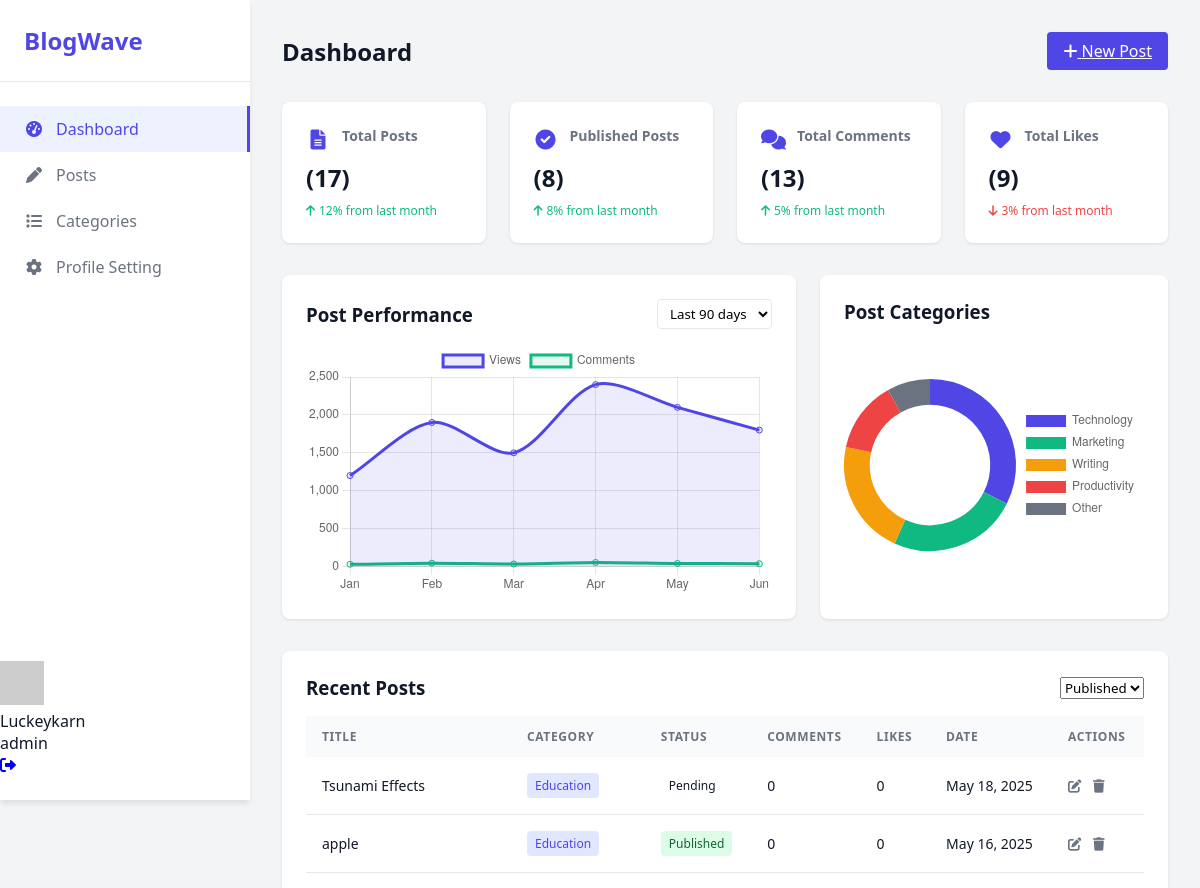
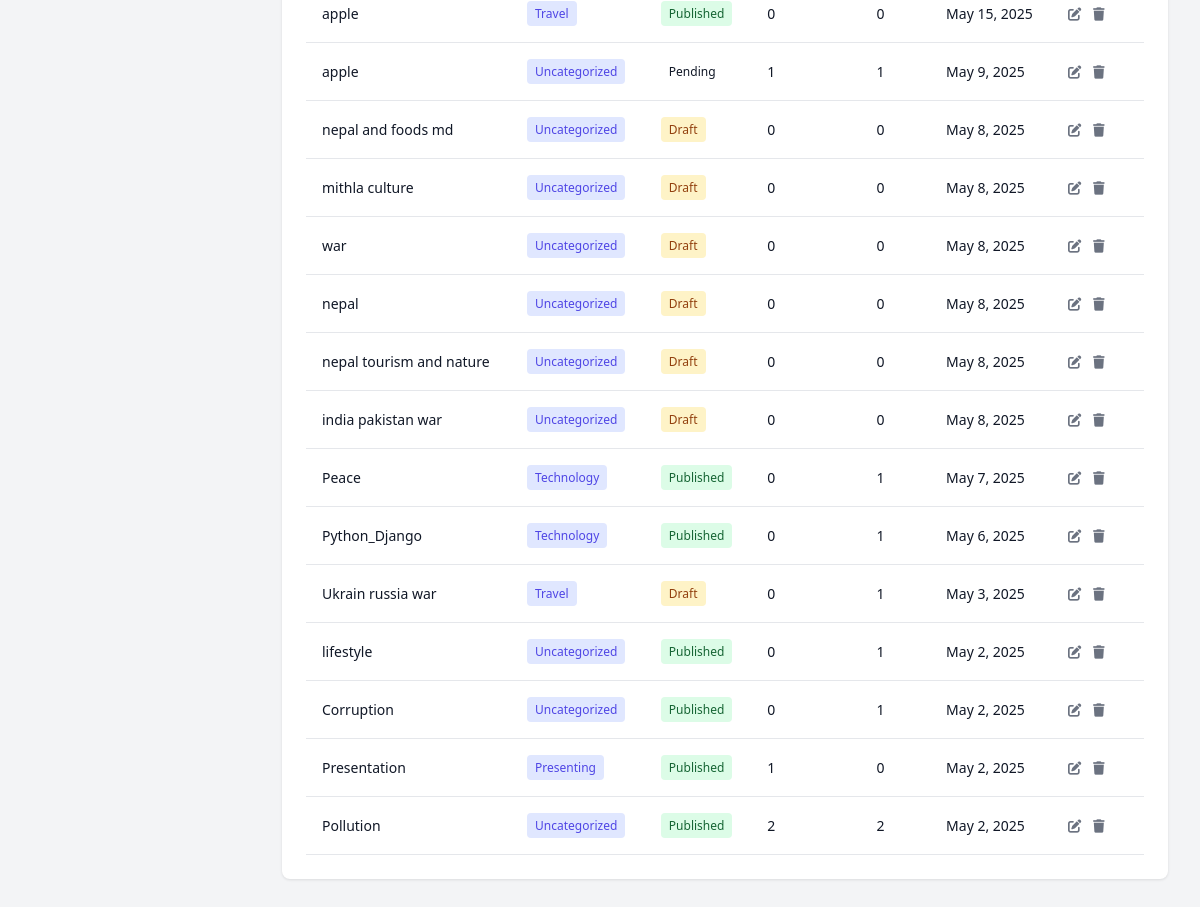
/adminpanel/ (signed in), run on the app's committed database (2 pictures, top to bottom).
### account/models.py (models this page shows, shortened)
class CustomUser(AbstractUser):
    email = models.EmailField(unique=True)
    ROLE_CHOICES = (
        ('admin', 'Admin'),
        ('author', 'Author'),
        ('user', 'User'),
    )
    role = models.CharField(max_length=10, choices=ROLE_CHOICES)
    GENDER_CHOICES = (
        ('male', 'Male'),
        ('female', 'Female'),
        ('others', 'Others'),
    )
    gender = models.CharField(max_length=10, choices=GENDER_CHOICES)
    profile_picture = models.ImageField(upload_to="account")
    bio = models.TextField(max_length=255,blank=True)
    USERNAME_FIELD = "email"
    REQUIRED_FIELDS = ['username']

### blogs/models.py (models this page shows, shortened)
class Blogs(models.Model):
    STATUS_CHOICES = (
        ('draft', 'Draft'),
        ('published', 'Published'),
        ('pending', 'Pending'),
        ('archived', 'Archived'),
    )
    status = models.CharField(max_length=10, choices=STATUS_CHOICES, default='draft')
    title = models.CharField(max_length=200)
    slug = models.SlugField(unique=True)
    content = models.TextField(blank=True,null=True)
    cover_image = models.ImageField(upload_to='covers/', blank=True, null=True)
    author = models.ForeignKey(CustomUser, on_delete=models.CASCADE,related_name='posts')
    status = models.CharField(max_length=10, choices=STATUS_CHOICES, default='draft')
    tags = TaggableManager()
    created_at = models.DateTimeField(auto_now_add=True)  # Automatically set on creation
    updated_at = models.DateTimeField(auto_now=True)      # Automatically set on update
    category = models.ForeignKey(Category, on_delete=models.SET_NULL, null=True, blank=True, related_name='blogs')

### adminpanel/models.py (models this page shows, shortened)
class Category(models.Model):
    name = models.CharField(max_length=100, unique=True)
    class Meta:
        verbose_name_plural = "Categories"
        ordering = ['name']

### adminpanel/views.py (the view)
# urls.py: path('', views.author_dashboard, name='author_dashboard'),
@login_required
def author_dashboard(request):
    selected_status = request.GET.get('status', '')
    blogs = Blogs.objects.filter(author=request.user).order_by('-created_at')
    if selected_status in ['published', 'draft', 'pending', 'archived']:
        blogs = blogs.filter(status=selected_status)
    published_count = blogs.filter(status='published').count()
    draft_count = blogs.filter(status='draft').count()
    context = {
        'blogs': blogs,
        'selected_status': selected_status,
        'published_count': published_count,
        'draft_count': draft_count,
        'include_navbar': True,  # Flag to control navbar inclusion
    }
    return render(request, 'author_dashboard.html', context)

### adminpanel/templates/author_dashboard.html (shortened to what this page needs)
{% extends "master.html" %}
    {% block style %}
    <link rel="stylesheet" href="https://cdnjs.cloudflare.com/ajax/libs/font-awesome/6.0.0-beta3/css/all.min.css">
{% endblock %}
{% block body %}
    <main class="main-content">
        <header class="header">
            <h1 class="page-title">Dashboard</h1>
            <a href="{% url 'add_post' %}" class="btn btn-primary">
                <i class="fas fa-plus"></i> New Post
            </a>
        </header>
        <div class="stats-container">
            <div class="stat-card">
                <div class="stat-header">
                    <i class="fas fa-file-alt stat-icon"></i>
                    <h3>Total Posts</h3>
                    {% if request.user.is_authenticated %}
                </div>
                <div class="value">({{user.posts.count}})</div>
                <div class="trend up">
                    <i class="fas fa-arrow-up"></i> 12% from last month
                    {% endif %}
                </div>
            </div>
            <div class="stat-card">
                <div class="stat-header">
                    <i class="fas fa-check-circle stat-icon"></i>
                    <h3>Published Posts</h3>
                </div>
                <div class="value">({{ published_count }})</div>
                <div class="trend up">
                    <i class="fas fa-arrow-up"></i> 8% from last month
                </div>
            </div>
            <div class="stat-card">
                <div class="stat-header">
                    <i class="fas fa-comments stat-icon"></i>
                    <h3>Total Comments</h3>
                </div>
                <div class="value">({{user.user_comments.count}})</div>
                <div class="trend up">
                    <i class="fas fa-arrow-up"></i> 5% from last month
                </div>
            </div>
            <div class="stat-card">
                <div class="stat-header">
                    <i class="fas fa-heart stat-icon"></i>
                    <h3>Total Likes</h3>
                </div>
                <div class="value">({{user.blog_like.count}})
                </div>
                <div class="trend down">
                    <i class="fas fa-arrow-down"></i> 3% from last month
                </div>
            </div>
        </div>
        <div class="charts-container">
            <div class="chart-card">
                <div class="chart-header">
                    <h3 class="chart-title">Post Performance</h3>
                    <div class="chart-actions">
                        <select>
                            <option selected>Last 90 days</option>
                        </select>
                    </div>
                </div>
                <div class="chart-wrapper">
                    <canvas id="performanceChart"></canvas>
                </div>
            </div>
            <div class="chart-card">
                <div class="chart-header">
                    <h3 class="chart-title">Post Categories</h3>
                </div>
                <div class="chart-wrapper">
                    <canvas id="categoryChart"></canvas>
                </div>
            </div>
        </div>
        <div class="posts-container">
            <div class="section-header">
                <h3 class="section-title">Recent Posts</h3>
                <div>
                    <form method="get">
                        <select name="status" onchange="this.form.submit()">
                            <option value="published" {% if selected_status == 'published' %}selected{% endif %}>Published</option>
                        </select>
                    </form>
                </div>
            </div>
            <table class="posts-table">
                <thead>
                    <tr>
                        <th>Title</th>
                        <th>Category</th>
                        <th>Status</th>
                        <th>Comments</th>
                        <th>Likes</th>
                        <th>Date</th>
                        <th>Actions</th>
                    </tr>
                </thead>
                <tbody>
                    {% if blogs %}
                        {% for blog in blogs %}
                            <tr>
                                <td class="post-title">{{ blog.title }}</td>
                                <td>
                                    {% if blog.category %}
                                        <span class="post-category">{{ blog.category.name }}</span>
                                    {% else %}
                                        <span class="post-category">Uncategorized</span>
                                    {% endif %}
                                </td>
                                <td><span class="post-status status-{{ blog.status }}">{{ blog.get_status_display }}</span></td>
                                <td>{{ blog.comments.count }}</td>
                                <td>{{ blog.blog_like.count }}</td>
                                <td>{{ blog.created_at|date:"F j, Y" }}</td>
                                <td>
                                    <button class="action-btn" title="Edit">
                                        <i class="fas fa-edit"></i>
                                    </button>
                                    <button class="action-btn delete" title="Delete">
                                        <i class="fas fa-trash"></i>
                                    </button>
                                </td>
                            </tr>
                        {% endfor %}
                    {% else %}
                        <tr>
                            <td colspan="7">No recent blogs found.</td>
                        </tr>
                    {% endif %}
                </tbody>
            </table>
        </div>
    </main>
    <script>
        // Performance Chart
        const performanceCtx = document.getElementById('performanceChart').getContext('2d');
        const performanceChart = new Chart(performanceCtx, {
            type: 'line',
            data: {
                labels: ['Jan', 'Feb', 'Mar', 'Apr', 'May', 'Jun'],
                datasets: [
                    {
                        label: 'Views',
                        data: [1200, 1900, 1500, 2400, 2100, 1800],
                        borderColor: '#4f46e5',
                        backgroundColor: 'rgba(79, 70, 229, 0.1)',
                        tension: 0.3,
                        fill: true
                    },
                    {
                        label: 'Comments',
                        data: [30, 45, 35, 55, 42, 38],
                        borderColor: '#10b981',
                        backgroundColor: 'rgba(16, 185, 129, 0.1)',
                        tension: 0.3,
                        fill: true
                    }
                ]
            },
            options: {
                responsive: true,
                maintainAspectRatio: false,
                plugins: {
                    legend: {
                        position: 'top',
                    }
                },
                scales: {
                    y: {
                        beginAtZero: true
                    }
                }
            }
        });
        // Category Chart
        const categoryCtx = document.getElementById('categoryChart').getContext('2d');
        const categoryChart = new Chart(categoryCtx, {
            type: 'doughnut',
            data: {
                labels: ['Technology', 'Marketing', 'Writing', 'Productivity', 'Other'],
                datasets: [{
                    data: [12, 9, 8, 5, 3],
                    backgroundColor: [
                        '#4f46e5',
                        '#10b981',
                        '#f59e0b',
                        '#ef4444',
                        '#6b7280'
                    ],
                    borderWidth: 0
                }]
            },
            options: {
                responsive: true,
                maintainAspectRatio: false,
                plugins: {
                    legend: {
                        position: 'right',
                    }
                },
                cutout: '70%'
            }
        });
    </script>
{% endblock %}

### adminpanel/templates/master.html (shortened to what this page needs)
{% load static %}
<!DOCTYPE html>
<html lang="en">
<head>
    {% block style %}
    {% endblock %}
</head>
<body>
    <aside class="sidebar">
        <div class="logo">BlogWave</div>
        <nav class="nav-menu">
            <a href="{% url 'author_dashboard' %}" class="nav-item active">
                <i class="fas fa-tachometer-alt"></i>
                Dashboard
            </a>
            <a href="{% url 'author_blog' %}" class="nav-item">
                <i class="fas fa-pen"></i>
                Posts
            </a>
            <a href="{% url 'categories' %}" class="nav-item">
                <i class="fas fa-list"></i>
                Categories
            </a>
            <a href="{% url 'profile_settings' %}" class="nav-item">
                <i class="fas fa-cog"></i>
                Profile Setting
            </a>
        </nav>
        <div class="bg-white shadow-sm rounded-lg p-4 flex items-center justify-between">
            <div class="flex items-center space-x-4">
            <div class="flex items-center space-x-3">
                <a href="{% url 'profile_view' %}" class="flex items-center">
                    <img src="https://randomuser.me/api/portraits/women/44.jpg"
                     alt="User Avatar"
                     class="w-10 h-10 rounded-full object-cover border-2 border-indigo-100 hover:border-indigo-300 transition">
                </a>
                <div>
                     <div class="text-sm font-medium text-gray-800">{{ request.user.username }}</div>
                     <div class="text-xs text-gray-500 capitalize">{{ request.user.role|default:"member" }}</div>
                </div>
            </div>
        <a href="{% url 'userlogout' %}"
           class="text-gray-500 hover:text-red-500 p-2 rounded-full hover:bg-gray-100 transition"
           title="Logout">
            <i class="fas fa-sign-out-alt"></i>
        </a>
             </div>
        </div>
    </aside>
    {% block body %}
{% endblock %}
</body>
</html>

### data on the page
CustomUser: user.username "Luckeykarn", user.role "admin", posts.count "17", user_comments.count "13", blog_like.count "9"
Blogs: title "Tsunami Effects", category.name "Education", status "Pending", comments.count "0", blog_like.count "0", created_at "May 18, 2025"
Blogs: title "apple", category.name "Education", status "Published", comments.count "0", blog_like.count "0", created_at "May 16, 2025"
Blogs: title "apple", category.name "Travel", status "Published", comments.count "0", blog_like.count "0", created_at "May 15, 2025"
Blogs: title "apple", shows "Uncategorized", status "Pending", comments.count "1", blog_like.count "1", created_at "May 9, 2025"
Blogs: title "nepal and foods md", shows "Uncategorized", status "Draft", comments.count "0", blog_like.count "0", created_at "May 8, 2025"
Blogs: title "mithla culture", shows "Uncategorized", status "Draft", comments.count "0", blog_like.count "0", created_at "May 8, 2025"
Blogs: title "war", shows "Uncategorized", status "Draft", comments.count "0", blog_like.count "0", created_at "May 8, 2025"
Blogs: title "nepal", shows "Uncategorized", status "Draft", comments.count "0", blog_like.count "0", created_at "May 8, 2025"
Blogs: title "nepal tourism and nature", shows "Uncategorized", status "Draft", comments.count "0", blog_like.count "0", created_at "May 8, 2025"
Blogs: title "india pakistan war", shows "Uncategorized", status "Draft", comments.count "0", blog_like.count "0", created_at "May 8, 2025"
Blogs: title "Peace", category.name "Technology", status "Published", comments.count "0", blog_like.count "1", created_at "May 7, 2025"
Blogs: title "Python_Django", category.name "Technology", status "Published", comments.count "0", blog_like.count "1", created_at "May 6, 2025"
Blogs: title "Ukrain russia war", category.name "Travel", status "Draft", comments.count "0", blog_like.count "1", created_at "May 3, 2025"
Blogs: title "lifestyle", shows "Uncategorized", status "Published", comments.count "0", blog_like.count "1", created_at "May 2, 2025"
Blogs: title "Corruption", shows "Uncategorized", status "Published", comments.count "0", blog_like.count "1", created_at "May 2, 2025"
Blogs: title "Presentation", category.name "Presenting", status "Published", comments.count "1", blog_like.count "0", created_at "May 2, 2025"
Blogs: title "Pollution", shows "Uncategorized", status "Published", comments.count "2", blog_like.count "2", created_at "May 2, 2025"

### other printed values
{{ published_count }} "8"
